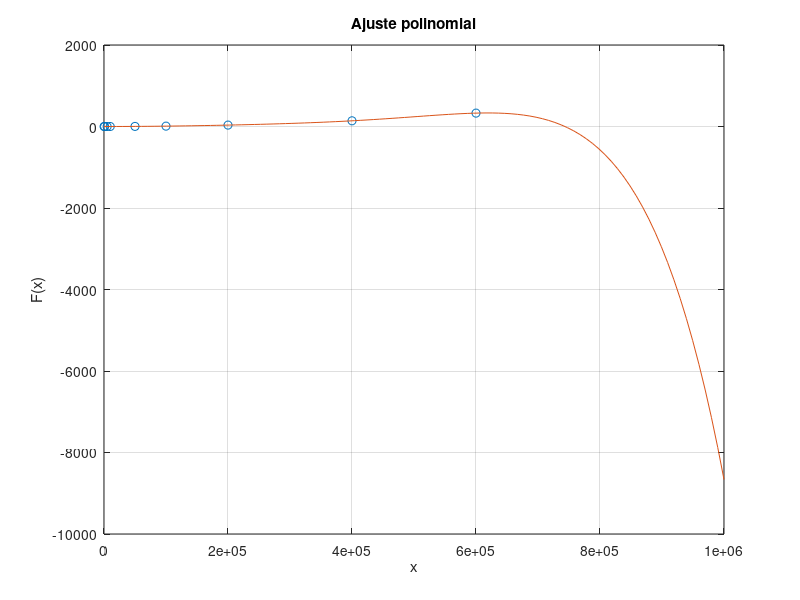

The MATLAB source for this figure:
%%VALORES DE X 
x=[100,1000,5000,10000,50000,100000,200000,400000,600000];

%%VALORES DE Y = F(x) en Milisegundos
%insetion_sort
yi=[0.000019073486328,0.0013580322266,0.0326139927,0.2463641167,2.3938879967,8.9981429577,34.6884961128,139.8417859077,328.6376872063];

%%OBTENER UN POLINOMIO QUE SE AJUSTE A LOS PUNTOS X Y Y
grado=6; 				%%GRADO DEL POLINOMIO DE AJUSTE
p=polyfit(x,yi,grado)	%%FUNCION QUE REALIZA EL AJUSTE POLINOMIAL

%%SE CREA UN ESPACIO PARA REALIZAR UNA GRAFICA EN 
%%DONDE SE COMPARA LA CURVA AJUSTADA CONTRA LOS 
%%VALORES EXPERIMENTALES
xi=linspace(0,1000000);      %%ESPACIO DE PUNTOS PARA Xi 5000,
z=polyval(p,xi);				%%EVALUACION DEL POLINOMIO P EN EL ESPACIO Xi

%%SE REALIZA LA FIGURA CORRESPONDIENTE
figure(1);
plot(x,yi,'o',xi,z,'-'),grid;
ylabel('F(x)');
xlabel('x');
title('Ajuste polinomial');